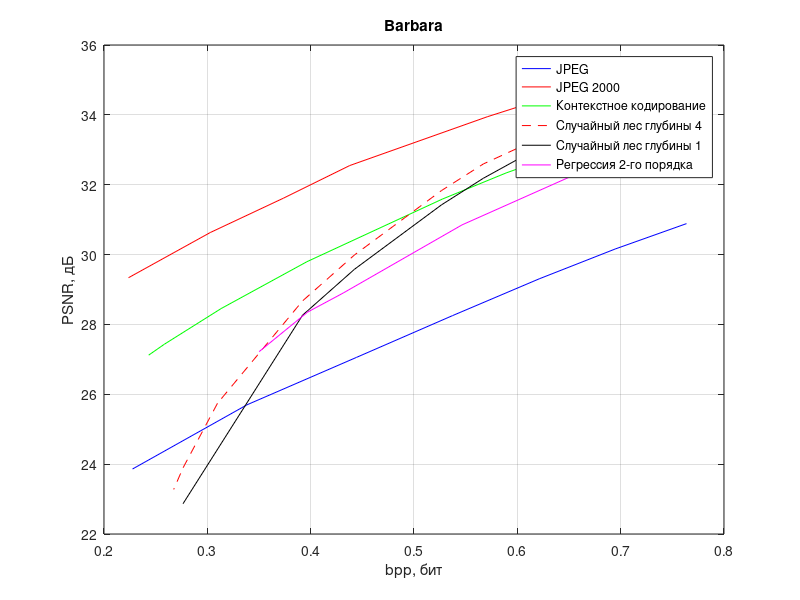

Write MATLAB code to recreate this figure.
% JPEG
y = [23.8608 25.6992 27.0546 28.2538 29.3059 30.1596 30.8861];
x = [0.2276 0.3384 0.4442 0.5374 0.6212 0.6947 0.7637];
plot(x, y, 'b')
hold on
grid on
title('Barbara')
xlabel('bpp, бит')
ylabel('PSNR, дБ')

% JPEG 200
y = [35.1452 33.9455 32.5490 31.6155 30.6306 29.3370];
x = [0.6980 0.5709 0.4378 0.3737 0.3028 0.2237];
plot(x, y, 'r')

% Контекстное кодирование
y = [34.01681261336805 34.108987541722016 32.33765031651435 31.58831744122105...
    29.797040166015016 28.45372933122453 27.433983725428487 27.1209927784992 ];
x = [0.747833251953125 0.757720947265625 0.589202880859375 0.52740478515625 0.396453857421875...
    0.313323974609375 0.258453369140625 0.24322509765625];
plot(x, y, 'g')

% Лес
y = [33.95042188853107 33.20600151248229 32.494401359500024 31.73237739264571 29.890180338874085 28.57258909396281...
    25.64118540807772 23.792562275736046 23.176496202963595];
x = [0.685302734375 0.619415283203125 0.567108154296875 0.526580810546875 0.44244384765625 0.392120361328125...
    0.309814453125 0.276458740234375 0.2674560546875];
plot(x, y + 0.1, 'r--')

% Пни
y = [33.607226536578985 32.9364154356932 32.0848152827 31.32279131585 29.4805942620850 28.16300301...
    22.766910126174];
x = [0.685302734375 0.619415283203125 0.567108154296875 0.526580810546875 0.44244384765625 0.392120361328125...
    0.276458740234375];
plot(x, y + 0.1, 'k')

% регрессия
y = [26.1209927784992 27.25372933122453 27.8 29.750591520825896 32.082536422869886];
x = [0.350128173828125 0.39703369140625 0.431549072265625 0.546539306640625 0.72369384765625];
plot(x, y + 1.1, 'm')

legend('JPEG', 'JPEG 2000', 'Контекстное кодирование',...
    'Случайный лес глубины 4', 'Случайный лес глубины 1',...
    'Регрессия 2-го порядка')
